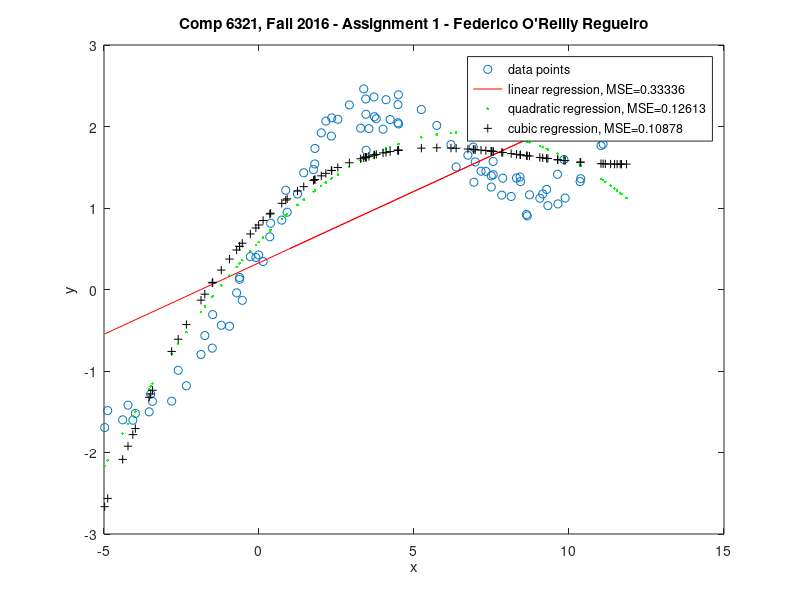
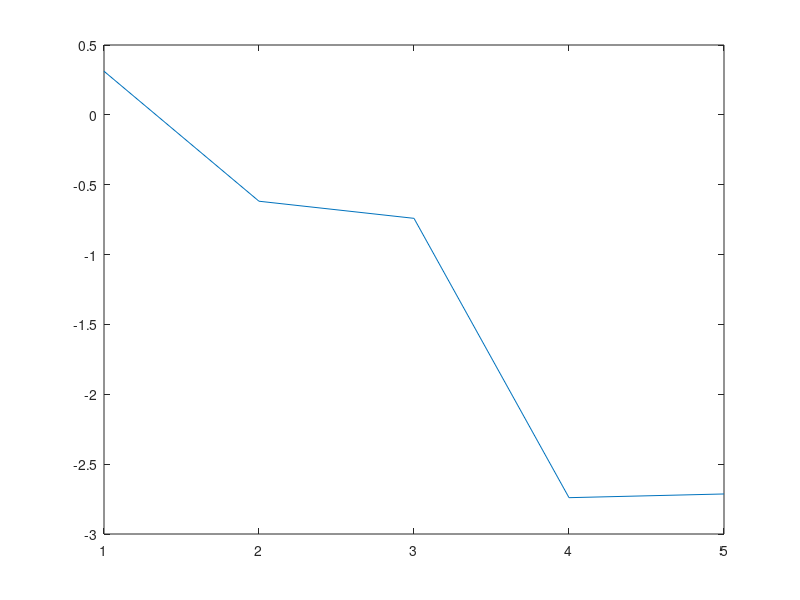

The MATLAB source for these figures, in order:
% COMP 6321 Machine Learning, Fall 2016
% Federico O'Reilly Regueiro - 40012304
% Assignment 1, due September 30

% Note: albeit non-standard, in order to create a single m file, the ' script' 
% part has been wrapped in a function that takes no parameters and returns 
% nothing...

function [] = A1  % Q 1a
    x = load('hw1x.dat');
    y = load('hw1y.dat');

    % plot x against y, use circles and avoid plotting connecting lines
    plot(x, y, 'o');
    title('Comp 6321, Fall 2016 - Assignment 1 - Federico O''Reilly Regueiro');
    ylabel('y');
    xlabel('x');

    % Q 1b
    x = [x, ones(length(x),1)];

    % w = inv(x'*x) * x'*y;
    w = (x' * x) \ x'*y;

    hold on;

    % just plot the lie between the en
    endpoints = [min(x), max(x)];

    plot(endpoints, (w(1).* endpoints + w(2)), 'r');

    jh_lin = trainingErr(x, w, y);

    % Q 1e - TODO is this a better fit? write in doc
    [w2, x_prime] = PolyRegress(x,y,2);
    plot(x(:,size(x,2)-1), x_prime*w2, 'g.')

    jh_quad = trainingErr(x_prime, w2, y);

    % Q 1f - TODO is this a better fit? write in doc
    [w3, x_prime] = PolyRegress(x,y,3);
    plot(x(:,size(x,2)-1), x_prime*w3, 'k+')

    jh_cub = trainingErr(x_prime, w3, y);

    legend('data points', ['linear regression, MSE=',num2str(jh_lin)], ...
          ['quadratic regression, MSE=', num2str(jh_quad)], ...
          ['cubic regression, MSE=', num2str(jh_cub)]);
    hold off;

    % Q 1h
    [d, train_error, test_error] = k_fold_cv (x, y, 5);
    figure(2);
    plot(log(test_error));
    hold on;
end

% Q 1c
function jh = trainingErr(x, w, y)
  hx = x*w;
  % mean squared error? slides have the sum of squares but talk about mse...
  jh = sum((hx - y).^2)/(2*size(x,1));
end

% Q 1d
function [w, x_prime] = PolyRegress(x,y,d)
  if(d >= 1)
    x_prime = format_poly(x,d);
  else
    error('Error, d must be larger or equal to 1');
  end
  w = (x_prime'*x_prime) \ x_prime'*y;
end

% helper for PolyRegress
function x_prime = format_poly(x,d)
    x_prime = repmat(x(:,1), 1, d+1).^(repmat((d:-1:0), size(x,1), 1));
end

function [d, train_error, test_error] = k_fold_cv (x, y, k, normalize)
    % sure, we could solve for the general case, but...
    if mod(size(x,1), k)
        error('Matrix x must contain a multiple of k entries');
    end
    if nargin < 3
        normalize = false;
    end
    m = size(x,1);
    x_shuffle = x(randperm(m),:);
    
    % matlab abonimation for a do-while loop
    test_err_decreasing = true;
    % first entry in the errors vector is the maximum possible fp num
    % just for the logic in the while loop (no do-while in matlab)
    % get rid of these two entries at the end
    test_error = realmax;
    train_error = realmax;
    d = 0;
    while (test_err_decreasing)
        % create a blank entry to accumulate errors each fold
        d = d+1; 
        test_error = [test_error; 0];
        train_error = [train_error; 0];
        for i = 1:m/k
           idx_btm = 1:(k*(i-1));
           idx_tst = k*(i-1)+1:(k*i);
           idx_top = (k*i)+1:m;
           x_train = [x(idx_btm,:);x(idx_top,:)];
           y_train = [y(idx_btm,:);y(idx_top,:)];
           x_test = format_poly(x(idx_tst, :), d);
           y_test = y(idx_tst, :);

           % training
           %w = (x_train'*x_train) \ x_train'*y_train;
           [w, x_train_prime] = PolyRegress(x_train,y_train,d);
           jh_train = trainingErr(x_train_prime, w, y_train);
           
           train_error(d+1) = train_error(d+1) + jh_train;
           % validation
           jh_test = trainingErr(x_test, w, y_test);
           test_error(d+1) = test_error(d+1) + jh_test;
        end
        test_err_decreasing = (test_error(d+1) < test_error(d));  
    end
    % remove first entry for errors vectors
    test_error(1) = [];
    train_error(1) = [];
    % divide errors between k
    test_error = test_error./k;
    train_error = train_error./k;
    % d already stopped decreasing, optimal d has been passed
    d = d-1;
end

  
